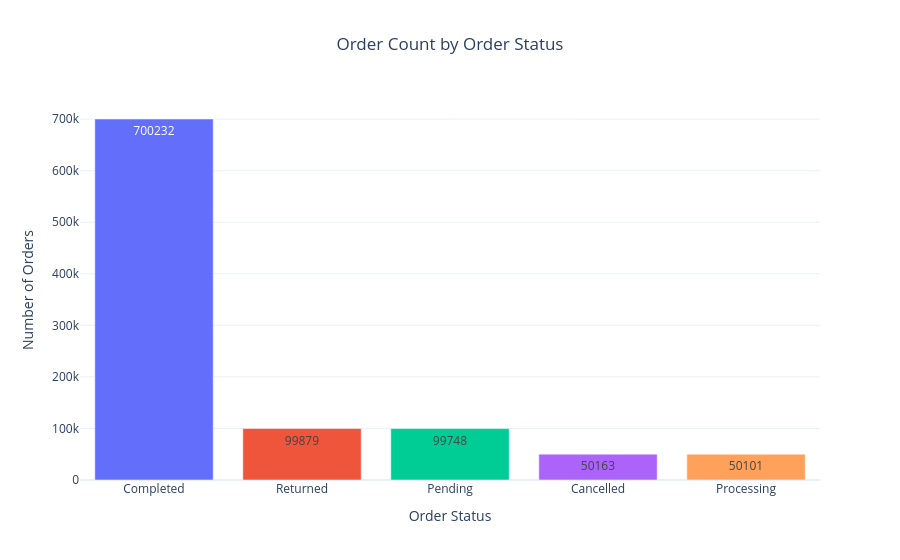

The notebook cell this image was saved under:
### Markdown cell above
## 4. Order Status Analysis

Before forecasting, we examine how orders are distributed across their statuses.

For the forecasting dataset, **Completed** orders are treated as fulfilled sales.

### Code cell
order_status_count = (
    df["order_status"]
    .value_counts()
    .reset_index()
)

order_status_count.columns = [
    "order_status",
    "order_count"
]

print(order_status_count)

fig = px.bar(
    order_status_count,
    x="order_status",
    y="order_count",
    color="order_status",
    text="order_count",
    title="Order Count by Order Status",
    template="plotly_white"
)



fig.update_layout(
    title_x=0.5,
    xaxis_title="Order Status",
    yaxis_title="Number of Orders",
    showlegend=False
)

fig.show()

### Figure 1 — Plotly figure (JSON) as saved in the notebook; plotly's stock layout.template omitted (floating-point values rounded to 4 significant figures)
{"data": [{"hovertemplate": "order_status=%{x}<br>order_count=%{text}<extra></extra>", "legendgroup": "Completed", "marker": {"color": "#636efa", "pattern": {"shape": ""}}, "name": "Completed", "orientation": "v", "showlegend": true, "text": [700200.0], "textposition": "auto", "type": "bar", "x": ["Completed"], "xaxis": "x", "y": [700232], "yaxis": "y"}, {"hovertemplate": "order_status=%{x}<br>order_count=%{text}<extra></extra>", "legendgroup": "Returned", "marker": {"color": "#EF553B", "pattern": {"shape": ""}}, "name": "Returned", "orientation": "v", "showlegend": true, "text": [99880.0], "textposition": "auto", "type": "bar", "x": ["Returned"], "xaxis": "x", "y": [99879], "yaxis": "y"}, {"hovertemplate": "order_status=%{x}<br>order_count=%{text}<extra></extra>", "legendgroup": "Pending", "marker": {"color": "#00cc96", "pattern": {"shape": ""}}, "name": "Pending", "orientation": "v", "showlegend": true, "text": [99750.0], "textposition": "auto", "type": "bar", "x": ["Pending"], "xaxis": "x", "y": [99748], "yaxis": "y"}, {"hovertemplate": "order_status=%{x}<br>order_count=%{text}<extra></extra>", "legendgroup": "Cancelled", "marker": {"color": "#ab63fa", "pattern": {"shape": ""}}, "name": "Cancelled", "orientation": "v", "showlegend": true, "text": [50160.0], "textposition": "auto", "type": "bar", "x": ["Cancelled"], "xaxis": "x", "y": [50163], "yaxis": "y"}, {"hovertemplate": "order_status=%{x}<br>order_count=%{text}<extra></extra>", "legendgroup": "Processing", "marker": {"color": "#FFA15A", "pattern": {"shape": ""}}, "name": "Processing", "orientation": "v", "showlegend": true, "text": [50100.0], "textposition": "auto", "type": "bar", "x": ["Processing"], "xaxis": "x", "y": [50101], "yaxis": "y"}], "layout": {"barmode": "relative", "legend": {"title": {"text": "order_status"}, "tracegroupgap": 0}, "showlegend": false, "title": {"text": "Order Count by Order Status", "x": 0.5}, "xaxis": {"anchor": "y", "categoryarray": ["Completed", "Returned", "Pending", "Cancelled", "Processing"], "categoryorder": "array", "domain": [0, 1], "title": {"text": "Order Status"}}, "yaxis": {"anchor": "x", "domain": [0, 1], "title": {"text": "Number of Orders"}}}}
